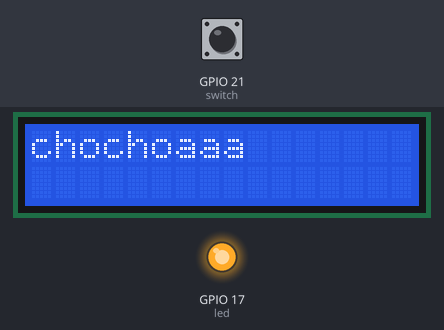
Recording of a program running on a simulated Raspberry Pi (BCM pin numbers). Shown: 16×2 character LCD, output pins drawn as LEDs (lit = HIGH). Inputs (shaded band) come from the test bench; at power-on: GPIO 21 (switch) LOW. The clock reads 2024-03-15 10:24:30 at power-on unless the program sets it; library files of the repository ran but are not shown: I2C_LCD_driver.py; what the program prints to the terminal is not drawn.

Above: at 0.3 s.
At 0.9 s:
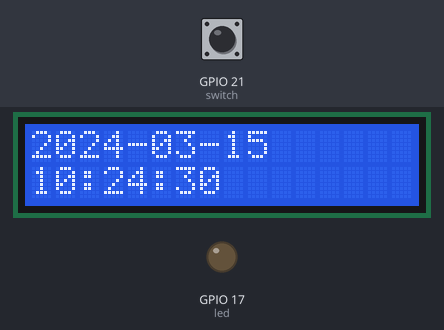
At 19.4 s:
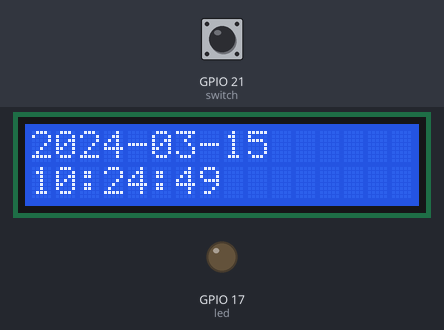
At 39.0 s:
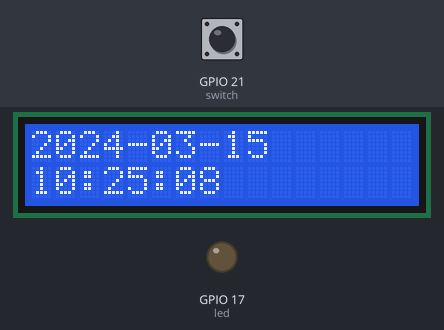
Timing chart, 0 to 40.0 s (numbered marks = the images above):
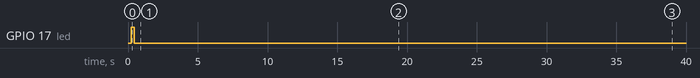

Measured:
- what the display in image 1 shows lasts 1.0 s, from 0.9 s to 1.9 s

The program:

origin_lcd.py
```python
import I2C_LCD_driver
import RPi.GPIO as GPIO
from time import *
import sys
switch = 21
led = 17
mylcd = I2C_LCD_driver.lcd()
c = 0

GPIO.setmode(GPIO.BCM)
GPIO.setup(switch, GPIO.IN, pull_up_down=GPIO.PUD_DOWN)
GPIO.setup(led, GPIO.OUT)


GPIO.output(17, 0)

try:
    mylcd.lcd_clear()
    f = open('data.txt', "r")
    GPIO.output(17, 1)

    while 1:
        mylcd.lcd_display_string(f.read(),1)
        sleep(0.2)
        c = c + 0.2

        if c >= 10:
            break


        if GPIO.input(21) == 0:
            f.close()
            GPIO.output(17, 0)
            sleep(0.1)
            if GPIO.input(17) == 0:
                break
except KeyboardInterrupt:
    mylcd.lcd_clear()

import clock
while 1:
    if GPIO.input(21) == 0:
        GPIO.output(17, 0)
        mylcd.lcd_clear()
        if GPIO.input(17) == 0:
            import clock
```

clock.py
```python
import I2C_LCD_driver
import RPi.GPIO as GPIO
from time import *

led = 17

lcd = I2C_LCD_driver.lcd()
lcd.lcd_clear()

GPIO.setmode(GPIO.BCM)
GPIO.setup(led, GPIO.OUT)


if GPIO.input(17) == 0:
    now = localtime()
    dt = "%04d-%02d-%02d"%(now.tm_year, now.tm_mon, now.tm_mday)
    lcd.lcd_display_string(dt,1)

    while 1:

        if GPIO.input(17) == 1:
            sleep(0.1)
            break
        now1 = localtime()
        tt = "%02d:%02d:%02d"%(now1.tm_hour,now1.tm_min, now1.tm_sec)
        lcd.lcd_display_string(tt,2)
        sleep(1)
```
